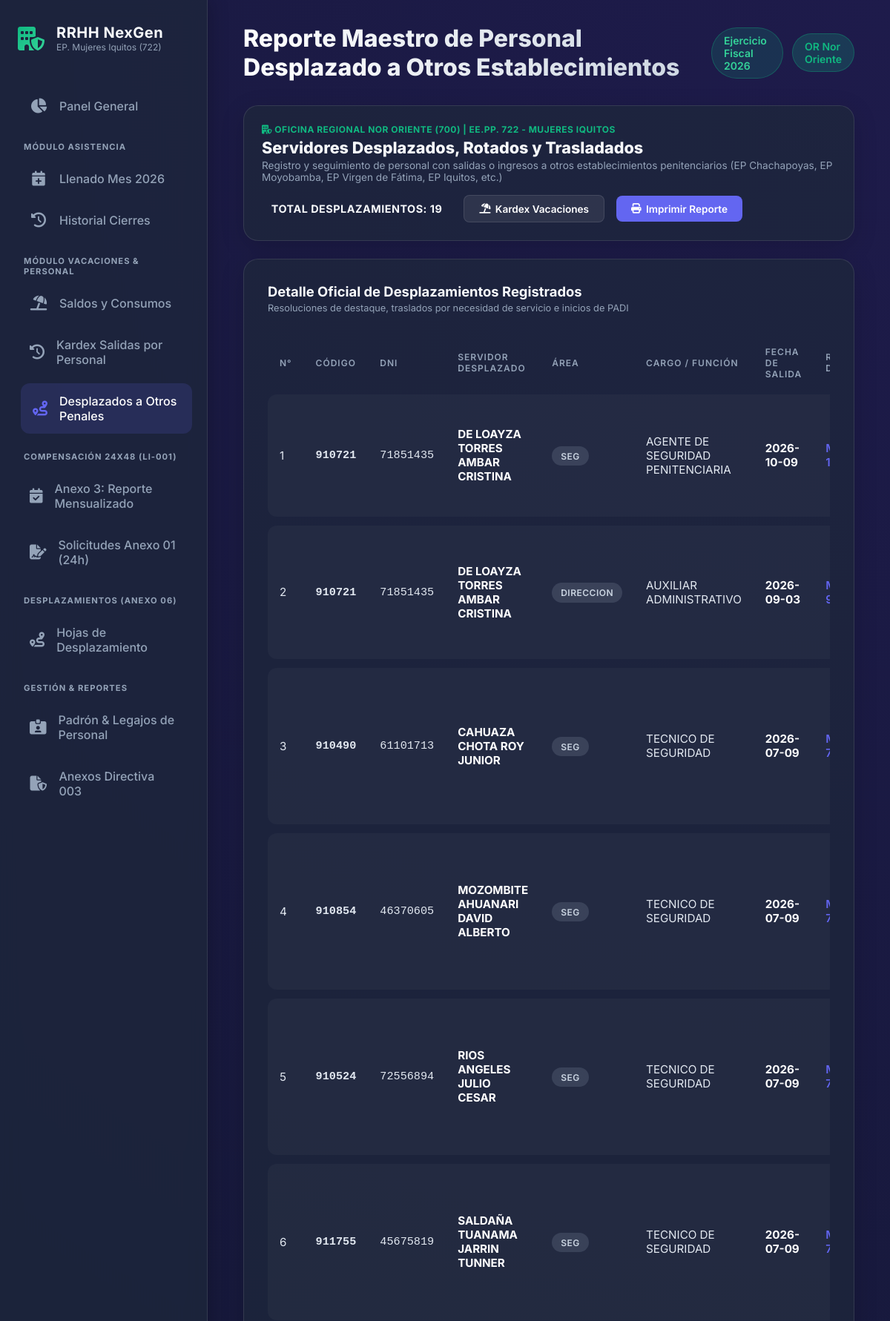
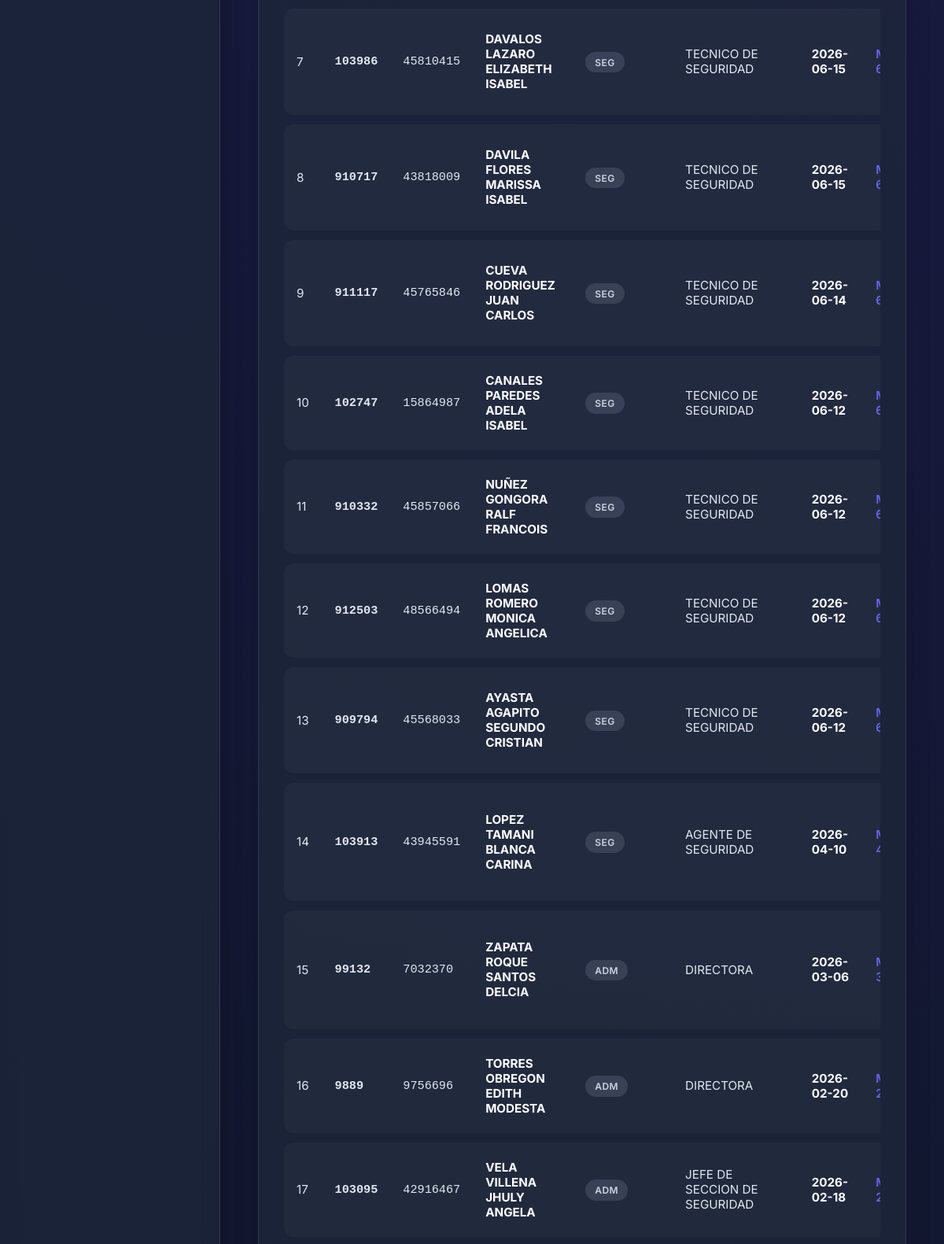
The app's page /vacaciones/desplazados (upper part) with its own data (2 pictures, top to bottom).
### tables this page shows
CREATE TABLE reporte_desplazamientos (
    id_desplazamiento INTEGER PRIMARY KEY AUTOINCREMENT,
    id_reporte INTEGER NOT NULL,
    id_empleado INTEGER NOT NULL,
    id_establecimiento_origen INTEGER,
    id_establecimiento_destino INTEGER,
    area VARCHAR(100),
    cargo_funcion VARCHAR(100),
    fecha_desplazamiento DATE,
    documento_resolucion VARCHAR(250),
    observaciones TEXT,
    FOREIGN KEY (id_reporte) REFERENCES reportes_cierre_mensual(id_reporte) ON DELETE CASCADE,
    FOREIGN KEY (id_empleado) REFERENCES empleados(id_empleado),
    FOREIGN KEY (id_establecimiento_origen) REFERENCES establecimientos(id_establecimiento),
    FOREIGN KEY (id_establecimiento_destino) REFERENCES establecimientos(id_establecimiento)
);

CREATE TABLE empleados (
    id_empleado INTEGER PRIMARY KEY AUTOINCREMENT,
    codigo_servidor VARCHAR(20) UNIQUE NOT NULL, -- Ej: '099132', '103097'
    dni VARCHAR(15) UNIQUE,                      -- DNI (8 dígitos)
    apellidos_nombres VARCHAR(200) NOT NULL,
    created_at TIMESTAMP DEFAULT CURRENT_TIMESTAMP
, grupo_guardia_default INTEGER DEFAULT 1, sexo TEXT, fecha_nacimiento DATE, correo TEXT, id_regimen INTEGER, regimen_nombre TEXT, nivel TEXT, cargo_estructural TEXT, estado_laboral TEXT, modalidad_laboral TEXT, direccion_oficina TEXT, jefatura_area TEXT, cargo_funcion TEXT, area_clasificacion TEXT, horario_laboral TEXT, fecha_ingreso_eepp DATE, resolucion_documento TEXT, observaciones TEXT, fecha_ingreso_inpe DATE);

### app/modules/vacaciones/router.py (the view)
@router.get("/desplazados", response_class=HTMLResponse)
async def ver_desplazados(request: Request):
    from app.modules.vacaciones.repository import VacacionesRepository
    desplazados = VacacionesRepository.get_reporte_desplazados()
    return templates.TemplateResponse(
        request=request,
        name="vacaciones/desplazados.html",
        context={
            "desplazados": desplazados,
            "total": len(desplazados)
        }
    )

### app/templates/vacaciones/desplazados.html (shortened to what this page needs)
{% extends "base.html" %}
{% block header_title %}Reporte Maestro de Personal Desplazado a Otros Establecimientos{% endblock %}
{% block content %}
<div style="display: flex; flex-direction: column; gap: 1.5rem;">
    <div class="table-container" style="padding: 1.5rem;">
        <div style="display: flex; justify-content: space-between; align-items: center; flex-wrap: wrap; gap: 1rem;">
            <div>
                <div style="font-size: 0.75rem; font-weight: 700; color: var(--secondary); letter-spacing: 0.5px; text-transform: uppercase;">
                    <i class="fa-solid fa-building-shield"></i> OFICINA REGIONAL NOR ORIENTE (700) | EE.PP. 722 - MUJERES IQUITOS
                </div>
                <h3 style="font-size: 1.35rem; font-weight: 800; margin-top: 0.25rem;">Servidores Desplazados, Rotados y Trasladados</h3>
                <p style="color: var(--text-muted); font-size: 0.85rem; margin-top: 0.2rem;">
                    Registro y seguimiento de personal con salidas o ingresos a otros establecimientos penitenciarios (EP Chachapoyas, EP Moyobamba, EP Virgen de Fátima, EP Iquitos, etc.)
                </p>
            </div>
            <div style="display: flex; gap: 1rem; align-items: center;">
                <span class="badge badge-error" style="font-size: 0.9rem; padding: 0.4rem 0.8rem; font-weight: 700;">
                    Total Desplazamientos: {{ total }}
                </span>
                <a href="/vacaciones/historial" style="background: rgba(255,255,255,0.08); color: #fff; text-decoration: none; border: 1px solid var(--border-color); border-radius: 8px; padding: 0.6rem 1.25rem; font-size: 0.85rem; font-weight: 600; display: inline-flex; align-items: center; gap: 0.4rem;">
                    <i class="fa-solid fa-umbrella-beach"></i> Kardex Vacaciones
                </a>
                <button onclick="window.print()" style="background: var(--primary); color: #fff; border: none; border-radius: 8px; padding: 0.6rem 1.25rem; font-size: 0.85rem; font-weight: 600; cursor: pointer; display: inline-flex; align-items: center; gap: 0.4rem;">
                    <i class="fa-solid fa-print"></i> Imprimir Reporte
                </button>
            </div>
        </div>
    </div>
    <div class="table-container">
        <div class="table-header">
            <div>
                <h3 style="font-size: 1.15rem; font-weight: 700;">Detalle Oficial de Desplazamientos Registrados</h3>
                <p style="color: var(--text-muted); font-size: 0.8rem; margin-top: 0.2rem;">Resoluciones de destaque, traslados por necesidad de servicio e inicios de PADI</p>
            </div>
        </div>
        <div style="overflow-x: auto; margin-top: 1rem;">
            <table class="data-table">
                <thead>
                    <tr>
                        <th>N°</th>
                        <th>Código</th>
                        <th>DNI</th>
                        <th>Servidor Desplazado</th>
                        <th>Área</th>
                        <th>Cargo / Función</th>
                        <th>Fecha de Salida</th>
                        <th>Reporte del Mes</th>
                    </tr>
                </thead>
                <tbody>
                    {% for d in desplazados %}
                    <tr>
                        <td>{{ loop.index }}</td>
                        <td style="font-family: monospace; font-weight: 700;">{{ d.codigo_servidor }}</td>
                        <td style="font-family: monospace;">{{ d.dni or '-' }}</td>
                        <td style="font-weight: 700; color: #fff;">{{ d.apellidos_nombres }}</td>
                        <td><span class="badge badge-neutral">{{ d.area }}</span></td>
                        <td>{{ d.cargo_funcion }}</td>
                        <td style="font-weight: 700; color: #fff;">{{ d.fecha_desplazamiento }}</td>
                        <td>
                            <a href="/asistencia/llenado-2026?mes={{ d.mes }}&tab=desplazamientos" style="color: var(--primary); text-decoration: none; font-weight: 600;">
                            </a>
                        </td>
                    </tr>
                    {% else %}
                    <tr>
                        <td colspan="9" style="text-align: center; color: var(--text-muted); padding: 3rem;">
                            No se registran servidores desplazados a la fecha.
                        </td>
                    </tr>
                    {% endfor %}
                </tbody>
            </table>
        </div>
    </div>
</div>
{% endblock %}

### app/static/premium.css (style rules this page uses)
:root { --primary: #6366f1; --primary-hover: #4f46e5; --secondary: #10b981; --bg-dark: #0f172a; --bg-panel: rgba(30, 41, 59, 0.7); --text-main: #f8fafc; --text-muted: #94a3b8; --border-color: rgba(255, 255, 255, 0.1); --danger: #ef4444; --warning: #f59e0b; }
* { margin: 0; padding: 0; box-sizing: border-box; font-family: 'Inter', system-ui, sans-serif; }
body { background: radial-gradient(circle at top right, #1e1b4b, #0f172a); color: var(--text-main); min-height: 100vh; display: flex; overflow-x: hidden; }
.table-container { background: var(--bg-panel); backdrop-filter: blur(10px); border: 1px solid var(--border-color); border-radius: 20px; padding: 2rem; box-shadow: 0 8px 32px rgba(0,0,0,0.15); }
.table-header { display: flex; justify-content: space-between; align-items: center; margin-bottom: 2rem; }
.data-table { width: 100%; border-collapse: separate; border-spacing: 0 0.75rem; }
.data-table th { text-align: left; padding: 0 1rem 0.5rem; color: var(--text-muted); font-size: 0.75rem; text-transform: uppercase; letter-spacing: 1px; font-weight: 600; }
.data-table td { padding: 1.25rem 1rem; background: rgba(255,255,255,0.03); color: #e2e8f0; font-size: 0.95rem; transition: background 0.2s; }
.data-table tr td:first-child { border-top-left-radius: 12px; border-bottom-left-radius: 12px; }
.badge { padding: 0.35rem 0.75rem; border-radius: 999px; font-size: 0.75rem; font-weight: 600; text-transform: uppercase; letter-spacing: 0.5px; }
.badge-neutral { background: rgba(148, 163, 184, 0.2); color: #cbd5e1; }

### records on screen
reporte_desplazamientos: codigo_servidor "910721", dni "71851435", apellidos_nombres "DE LOAYZA TORRES AMBAR CRISTINA", area "SEG", cargo_funcion "AGENTE DE SEGURIDAD PENITENCIARIA", fecha_desplazamiento "2026-10-09"
reporte_desplazamientos: codigo_servidor "910721", dni "71851435", apellidos_nombres "DE LOAYZA TORRES AMBAR CRISTINA", area "DIRECCION", cargo_funcion "AUXILIAR ADMINISTRATIVO", fecha_desplazamiento "2026-09-03"
reporte_desplazamientos: codigo_servidor "910490", dni "61101713", apellidos_nombres "CAHUAZA CHOTA ROY JUNIOR", area "SEG", cargo_funcion "TECNICO DE SEGURIDAD", fecha_desplazamiento "2026-07-09"
reporte_desplazamientos: codigo_servidor "910854", dni "46370605", apellidos_nombres "MOZOMBITE AHUANARI DAVID ALBERTO", area "SEG", cargo_funcion "TECNICO DE SEGURIDAD", fecha_desplazamiento "2026-07-09"
reporte_desplazamientos: codigo_servidor "910524", dni "72556894", apellidos_nombres "RIOS ANGELES JULIO CESAR", area "SEG", cargo_funcion "TECNICO DE SEGURIDAD", fecha_desplazamiento "2026-07-09"
reporte_desplazamientos: codigo_servidor "911755", dni "45675819", apellidos_nombres "SALDAÑA TUANAMA JARRIN TUNNER", area "SEG", cargo_funcion "TECNICO DE SEGURIDAD", fecha_desplazamiento "2026-07-09"
reporte_desplazamientos: codigo_servidor "103986", dni "45810415", apellidos_nombres "DAVALOS LAZARO ELIZABETH ISABEL", area "SEG", cargo_funcion "TECNICO DE SEGURIDAD", fecha_desplazamiento "2026-06-15"
reporte_desplazamientos: codigo_servidor "910717", dni "43818009", apellidos_nombres "DAVILA FLORES MARISSA ISABEL", area "SEG", cargo_funcion "TECNICO DE SEGURIDAD", fecha_desplazamiento "2026-06-15"
reporte_desplazamientos: codigo_servidor "911117", dni "45765846", apellidos_nombres "CUEVA RODRIGUEZ JUAN CARLOS", area "SEG", cargo_funcion "TECNICO DE SEGURIDAD", fecha_desplazamiento "2026-06-14"
reporte_desplazamientos: codigo_servidor "102747", dni "15864987", apellidos_nombres "CANALES PAREDES ADELA ISABEL", area "SEG", cargo_funcion "TECNICO DE SEGURIDAD", fecha_desplazamiento "2026-06-12"
reporte_desplazamientos: codigo_servidor "910332", dni "45857066", apellidos_nombres "NUÑEZ GONGORA RALF FRANCOIS", area "SEG", cargo_funcion "TECNICO DE SEGURIDAD", fecha_desplazamiento "2026-06-12"
reporte_desplazamientos: codigo_servidor "912503", dni "48566494", apellidos_nombres "LOMAS ROMERO MONICA ANGELICA", area "SEG", cargo_funcion "TECNICO DE SEGURIDAD", fecha_desplazamiento "2026-06-12"
reporte_desplazamientos: codigo_servidor "909794", dni "45568033", apellidos_nombres "AYASTA AGAPITO SEGUNDO CRISTIAN", area "SEG", cargo_funcion "TECNICO DE SEGURIDAD", fecha_desplazamiento "2026-06-12"
reporte_desplazamientos: codigo_servidor "103913", dni "43945591", apellidos_nombres "LOPEZ TAMANI BLANCA CARINA", area "SEG", cargo_funcion "AGENTE DE SEGURIDAD", fecha_desplazamiento "2026-04-10"
reporte_desplazamientos: codigo_servidor "99132", dni "7032370", apellidos_nombres "ZAPATA ROQUE SANTOS DELCIA", area "ADM", cargo_funcion "DIRECTORA", fecha_desplazamiento "2026-03-06"
reporte_desplazamientos: codigo_servidor "9889", dni "9756696", apellidos_nombres "TORRES OBREGON EDITH MODESTA", area "ADM", cargo_funcion "DIRECTORA", fecha_desplazamiento "2026-02-20"
reporte_desplazamientos: codigo_servidor "103095", dni "42916467", apellidos_nombres "VELA VILLENA JHULY ANGELA", area "ADM", cargo_funcion "JEFE DE SECCION DE SEGURIDAD", fecha_desplazamiento "2026-02-18"

### other values on screen
{{ total }} "19"
